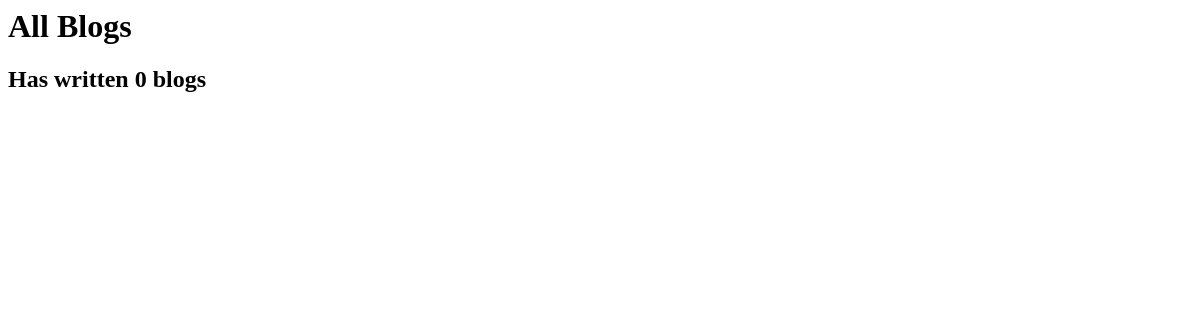
The page /blog/ on the database as committed earlier.
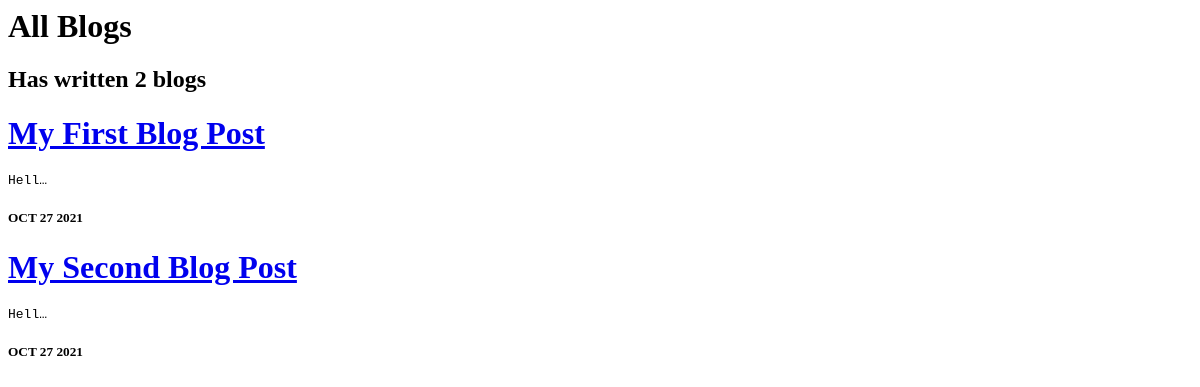
The same page on the database as committed later.
### blog/models.py (models this page shows, shortened)
class Blog(models.Model):
    title = models.CharField(max_length=200)
    description = models.TextField()
    date = models.DateField()

### blog/views.py (the view)
# urls.py: path('', views.all_blogs, name="all_blogs"),
def all_blogs(req):
    posts = Blog.objects.order_by('-date')[:2]
    return render(req, 'blog/all_blogs.html', {'posts': posts})

### blog/templates/blog/all_blogs.html
<h1>All Blogs</h1>
<h2>Has written {{ posts.count }} blog{{ posts.count|pluralize }}</h2>
{% for post in posts %}
<a href="{% url 'blog:detail' post.id %}"><h1>{{post.title}}</h1></a>
<code>{{post.description|striptags|truncatechars:5}}</code>
<h5>{{post.date|date:'M d Y'|upper}}</h5>
{% endfor %}

Rows that differ between the two databases and show on the page:
added Blog: title "My First Blog Post", description "Hell…", date "OCT 27 2021"
added Blog: title "My Second Blog Post", description "Hell…", date "OCT 27 2021"
Other text that changed with them:
{{ posts.count }}: "0" → "2"
